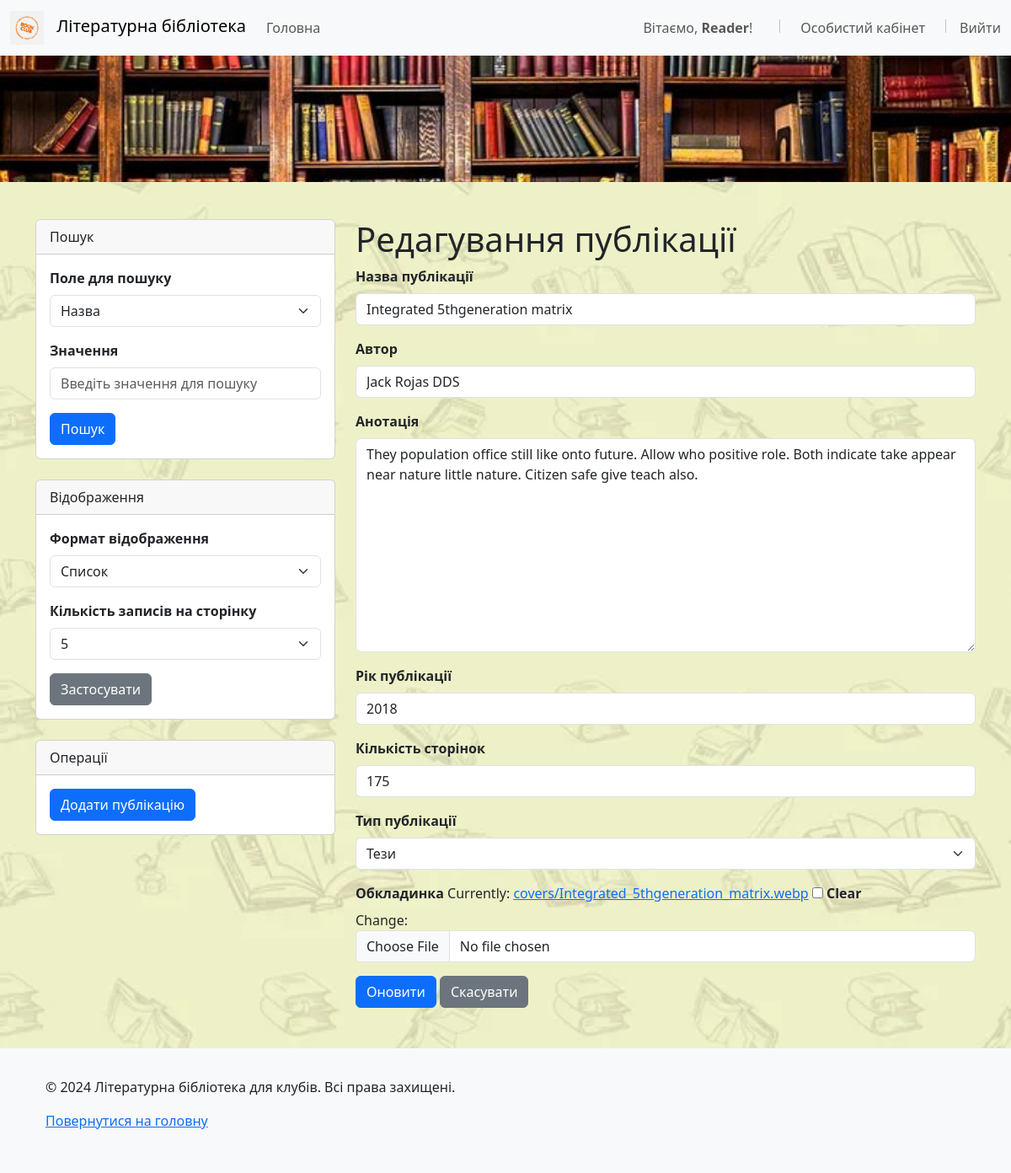
Page /publications/20/edit/ (signed in) on the committed database.
### publications/models.py (models this page shows, shortened)
class Publication(models.Model):
    title = models.CharField(max_length=255, unique=False)
    author = models.CharField(max_length=255)
    annotation = models.TextField()
    publication_year = models.IntegerField(
        validators=[
            MinValueValidator(1000),  # Найраніше допустимий рік
            MaxValueValidator(datetime.now().year)  # Поточний рік як максимальне значення
        ]
    )
    page_count = models.IntegerField(
        validators=[
            MinValueValidator(1),  # Мінімум 1 сторінка
            MaxValueValidator(10000)  # Максимум 10 000 сторінок
        ]
    )
    publication_type = models.ForeignKey('PublicationType', on_delete=models.CASCADE)
    cover_image = models.ImageField(
        upload_to='covers/', blank=True, null=True, validators=[validate_image]
    )
    created_by = models.ForeignKey(User, on_delete=models.CASCADE)
    created_at = models.DateTimeField(default=timezone.now)

### publications/views.py (the view)
# urls.py: path('<int:pk>/edit/', views.publication_edit, name='publication_edit'),
@login_required
def publication_edit(request, pk):
    publication = get_object_or_404(Publication, pk=pk)
    if publication.created_by != request.user:
        raise PermissionDenied  # Якщо не автор, викидаємо помилку доступу
    if request.method == "POST":
        form = PublicationForm(request.POST, request.FILES, instance=publication)
        if form.is_valid():
            form.save()
            messages.success(request, 'Публікацію успішно оновлено!')
            return redirect('publication_detail', pk=pk)
    else:
        form = PublicationForm(instance=publication)
    return render(request, 'publications/publication_form.html', {'form': form})

### publications/forms.py (shortened to what this page needs)
class PublicationForm(forms.ModelForm):
    class Meta:
        model = Publication
        fields = ['title', 'author', 'annotation', 'publication_year', 'page_count', 'publication_type', 'cover_image']
        widgets = {
            'title': forms.TextInput(attrs={'class': 'form-control'}),
            'author': forms.TextInput(attrs={'class': 'form-control'}),
            'annotation': forms.Textarea(attrs={'class': 'form-control'}),
            'publication_year': forms.NumberInput(attrs={'class': 'form-control'}),
            'page_count': forms.NumberInput(attrs={'class': 'form-control'}),
            'publication_type': forms.Select(attrs={'class': 'form-select'}),
            'cover_image': forms.ClearableFileInput(attrs={'class': 'form-control'}),
        }
    def __init__(self, *args, **kwargs):
        super().__init__(*args, **kwargs)
        for field_name, field in self.fields.items():
            if field_name in self.errors:
                field.widget.attrs['class'] += ' is-invalid'
            else:
                field.widget.attrs['class'] += ' form-control'

### publications/models.py (called while the page is built)
    def __str__(self):
        return self.name

### publications/templates/publications/publication_form.html (shortened to what this page needs)
{% extends 'publications/base.html' %}
{% load static %}
{% block content %}
<h1>{% if form.instance.pk %}Редагування{% else %}Створення{% endif %} публікації</h1>
<form method="POST" enctype="multipart/form-data">
    <div class="mb-3">
        <label for="id_title" class="form-label">Назва публікації</label>
        {{ form.title }}
    </div>
    <div class="mb-3">
        <label for="id_author" class="form-label">Автор</label>
        {{ form.author }}
    </div>
    <div class="mb-3">
        <label for="id_annotation" class="form-label">Анотація</label>
        {{ form.annotation }}
    </div>
    <div class="mb-3">
        <label for="id_publication_year" class="form-label">Рік публікації</label>
        {{ form.publication_year }}
    </div>
    <div class="mb-3">
        <label for="id_page_count" class="form-label">Кількість сторінок</label>
        {{ form.page_count }}
    </div>
    <div class="mb-3">
        <label for="id_publication_type" class="form-label">Тип публікації</label>
        {{ form.publication_type }}
    </div>
    <div class="mb-3">
        <label for="id_cover_image" class="form-label">Обкладинка</label>
        {{ form.cover_image }}
    </div>
    <div class="mt-3">
        <button type="submit" class="btn btn-primary">{% if form.instance.pk %}Оновити{% else %}Створити{% endif %}</button>
        <a href="{% url 'publication_list' %}" class="btn btn-secondary">Скасувати</a>
    </div>
</form>
{% endblock %}

### publications/templates/publications/navbar.html (shortened to what this page needs)
{% load static %}
<nav class="navbar navbar-expand-lg navbar-light bg-light">
    <div class="container-fluid">
        <a class="navbar-brand" href="{% url 'publication_list' %}">
            <img src="{% static 'publications/images/logo.png' %}" alt="Логотип">
            Літературна бібліотека
        </a>
        <div class="collapse navbar-collapse" id="navbarNav">
            <ul class="navbar-nav me-auto">
                <li class="nav-item">
                    <a class="nav-link" href="{% url 'publication_list' %}">Головна</a>
                </li>
            </ul>
            <ul class="navbar-nav ms-auto d-flex align-items-center">
                {% if user.is_authenticated %}
                    <li class="nav-item me-3">
                        <span class="navbar-text">Вітаємо, <strong>{{ user.username }}</strong>!</span>
                    </li>
                    <li class="nav-item">
                    </li>
                    <li class="nav-item">
                        <a class="nav-link" href="{% url 'profile' %}">Особистий кабінет</a>
                    </li>
                    <li class="nav-item">
                    </li>
                    <li class="nav-item">
                        <form method="POST" action="{% url 'logout' %}">
                            <button type="submit" class="btn btn-link nav-link" style="padding: 0;">Вийти</button>
                        </form>
                    </li>
                {% endif %}
            </ul>
        </div>
    </div>
</nav>

### static/publications/css/styles.css (style rules this page uses)
body { background-image: url("../images/background.jpg"); background-size: cover; background-repeat: no-repeat; background-attachment: fixed; }
.navbar-brand img { height: 40px; margin-right: 10px; }
html { height: 100%; }
body { display: flex; flex-direction: column; min-height: 100vh; margin: 0; }
form label { font-weight: bold; }

### rows in the picture
Publication: title "Integrated 5thgeneration matrix", author "Jack Rojas DDS", annotation "They population office still like onto future. Allow who positive role. Both indicate take appear near nature little nature. Citizen safe give teach also.", publication_year "2018", page_count "175", publication_type "Тези"

### other values in the picture
{{ user.username }} "Reader"
